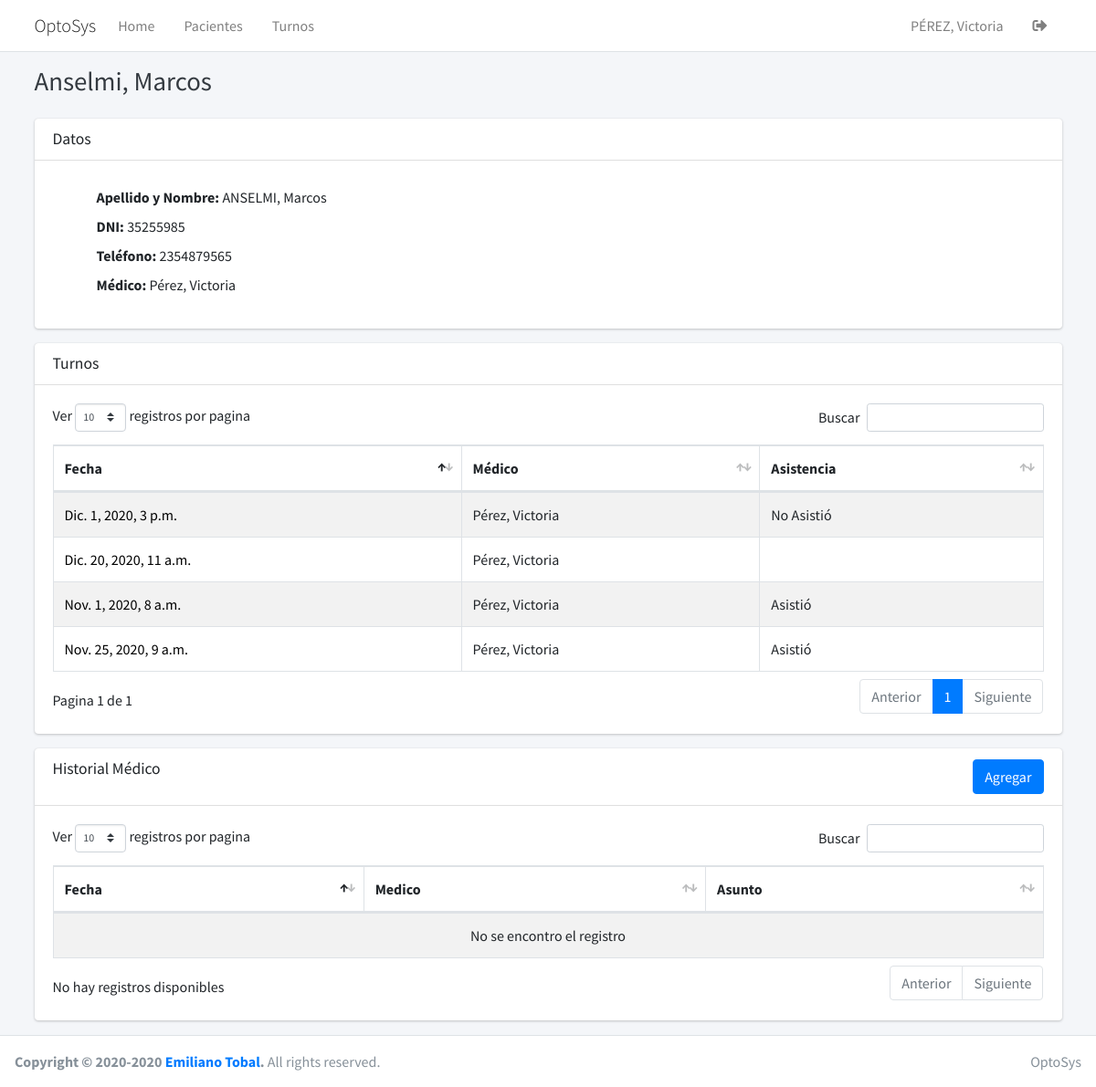
/clinica/pacientes/14/ (signed in), run on the app's committed database.
### clinica/models.py (models this page shows, shortened)
class Paciente (models.Model):
    nombre = models.CharField(max_length=30)
    apellido = models.CharField(max_length=30)
    dni = models.IntegerField(verbose_name='DNI')
    telefono = models.BigIntegerField(verbose_name='Teléfono')
    medico = models.ForeignKey("auth.User", verbose_name="Medico Asignado", on_delete=models.PROTECT)
    class Meta:
        verbose_name = ("Paciente")
        verbose_name_plural = ("pacientes")

class Turno (models.Model):
    paciente = models.ForeignKey("clinica.Paciente", verbose_name="Paciente", on_delete=models.CASCADE)
    creation = models.DateTimeField(verbose_name='Fecha de Creación', auto_now=False, auto_now_add=True)
    date = models.DateTimeField(verbose_name='Fecha del Turno', auto_now=False, auto_now_add=False)
    medico = models.ForeignKey("auth.User", verbose_name="Medico", on_delete=models.PROTECT)
    asistencia_choices = (
        ('-', ''),
        ('asistio', 'Asistió'),
        ('no_asistio','No Asistió'),
    )
    asistencia = models.CharField(max_length=20, choices=asistencia_choices, default='-')
    class Meta:
        verbose_name = ("Turno")
        verbose_name_plural = ("Turnos")

### clinica/views.py (the view)
# urls.py: path('pacientes/<int:id_p>/', views.paciente_detail, name='paciente_detail'),
@login_required
def paciente_detail(request, id_p):
    try:
        paciente=Paciente.objects.get(id=id_p)
        title = f"{paciente.apellido}, {paciente.nombre}"
        turnos = Turno.objects.filter(paciente=paciente)
        historial_medico = HistorialMedico.objects.filter(paciente=paciente)
        if request.user.rol.rol == 'secretaria' or request.user.rol.rol == 'gerencia':
            return render (request, 'clinica/paciente_detail.html',{'title':title, 'paciente': paciente, 'turnos':turnos})
        elif request.user.rol.rol == 'profecional_medico':
            if paciente.medico != request.user:
                return redirect ('/')
            return render (request, 'clinica/paciente_detail.html',{'title':title, 'paciente': paciente, 'turnos':turnos, 'historial_medico':historial_medico})
        else:
            return redirect ('/')
    except:
        return redirect ('/')

### clinica/templates/clinica/paciente_detail.html (shortened to what this page needs)
{% extends 'base.html' %}
{% load static %}
{% block title %}{{ title }}{% endblock title %}
{% block navlink %}{% include 'navlink.html' %}{% endblock navlink %}
{% block navbar %}
{% include 'navbar.html' %}
    <li class="nav-item">
    <a href="{% url 'pacientes' %}" class="nav-link">Pacientes</a>
    </li>
    <li class="nav-item">
    <a href="{% url 'turnos' %}" class="nav-link">Turnos</a>
    </li>
{% endblock navbar %}
{% block head_link %}
  <link rel="stylesheet" href="{% static 'adminlte/plugins/datatables-bs4/css/dataTables.bootstrap4.min.css' %}">
  <link rel="stylesheet" href="{% static 'adminlte/plugins/datatables-responsive/css/responsive.bootstrap4.min.css' %}">
  <link rel="stylesheet" href="https://code.ionicframework.com/ionicons/2.0.1/css/ionicons.min.css">
{% endblock head_link %}
{% block content %}
        <div class="row">
          <div class="col-lg-12">
            <div class='card'>
                <div class="card-header">
                    <h3 class="card-title">Datos</h3>
                </div>
                <div class='card-body'>
                    <ul class='detail'>
                        <li><b>Apellido y Nombre:</b> {{paciente.apellido.upper}}, {{paciente.nombre}}</li>
                        <li><b>DNI:</b> {{paciente.dni}}</li>
                        <li><b>Teléfono:</b> {{paciente.telefono}}</li>
                        <li><b>Médico:</b> {{paciente.medico.last_name}}, {{paciente.medico.first_name}}</li>
                    </ul>
                </div>
            </div>
            <div class="card">
                <div class="card-header">
                    <h3 class="card-title">Turnos</h3>
                </div>
                <div class="card-body">
                    <table id="table1" class="table table-bordered table-striped">
                        <thead>
                        <tr>
                        <th>Fecha</th>
                        <th>Médico</th>
                        <th>Asistencia</th>
                        </tr>
                        </thead>
                        <tbody>
                        {% for turno in turnos %}
                        <tr>
                            <td><a style='color: black;' href="{% url 'turnos_edit' paciente.id turno.id %}">{{turno.date}}</a></td>
                            <td>{{turno.medico.last_name}}, {{turno.medico.first_name}}</td>
                            <td>{% if turno.asistencia == 'asistio' %}Asistió{% endif %}{% if turno.asistencia == 'no_asistio' %}No Asistió{% endif %}</td>
                        </tr>
                        {% endfor %}
                        </tbody>
                    </table>
                </div>
            </div>
            {% if request.user == paciente.medico %}
            <div class="card">
                <div class="card-header">
                    <h3 class="card-title">Historial Médico</h3>
                    <div style="float: right;"><a href="{% url 'historial_medico_add' paciente.id %}" style="color: white;" class='btn btn-primary'>Agregar</a></div>
                </div>
                <div class="card-body">
                    <table id="table2" class="table table-bordered table-striped">
                        <thead>
                        <tr>
                        <th>Fecha</th>
                        <th>Medico</th>
                        <th>Asunto</th>
                        </tr>
                        </thead>
                        <tbody>
                        </tbody>
                    </table>
                </div>
            </div>
            {% endif %}
          </div>
        </div>
{% endblock content %}

### usuarios/templates/navlink.html
    <li class="nav-item">
        <div class="nav-link">{{user.last_name.upper}}, {{user.first_name}}</div>
    </li>
    <li class="nav-item">
        <a class="nav-link" href="{% url 'logout' %}" role="button"><i class="fas fa-sign-out-alt"></i></a>
    </li>

### clinica/templates/clinica/paciente_detail.html (style rules this page uses)
ul.detail li { margin: 0.5em; list-style: none; }

### data on the page
Paciente: apellido "ANSELMI", nombre "Marcos", dni "35255985", telefono "2354879565", medico.last_name "Pérez", medico.first_name "Victoria"
Turno: date "Nov. 1, 2020, 8 a.m.", medico.last_name "Pérez", medico.first_name "Victoria", asistencia "Asistió"
Turno: date "Nov. 25, 2020, 9 a.m.", medico.last_name "Pérez", medico.first_name "Victoria", asistencia "Asistió"
Turno: date "Dic. 20, 2020, 11 a.m.", medico.last_name "Pérez", medico.first_name "Victoria"
Turno: date "Dic. 1, 2020, 3 p.m.", medico.last_name "Pérez", medico.first_name "Victoria", asistencia "No Asistió"

### other printed values
{{ user.last_name.upper }} "PÉREZ"
{{ user.first_name }} "Victoria"
{{ title }} "Anselmi, Marcos"
